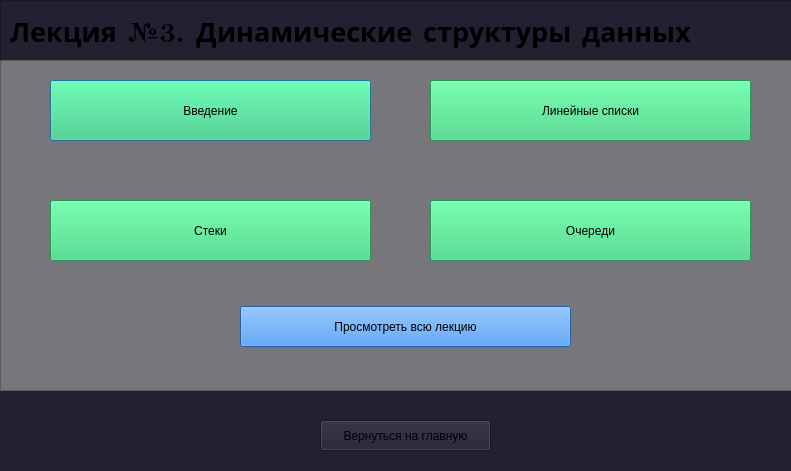
<?xml version="1.0" encoding="UTF-8"?>
<ui version="4.0">
 <class>test3</class>
 <widget class="QDialog" name="test3">
  <property name="geometry">
   <rect>
    <x>0</x>
    <y>0</y>
    <width>791</width>
    <height>471</height>
   </rect>
  </property>
  <property name="windowTitle">
   <string>Обучающая система</string>
  </property>
  <property name="styleSheet">
   <string notr="true">background-color: rgb(36, 31, 49);</string>
  </property>
  <widget class="QFrame" name="frame_3">
   <property name="geometry">
    <rect>
     <x>0</x>
     <y>0</y>
     <width>921</width>
     <height>391</height>
    </rect>
   </property>
   <property name="frameShape">
    <enum>QFrame::Shape::StyledPanel</enum>
   </property>
   <property name="frameShadow">
    <enum>QFrame::Shadow::Raised</enum>
   </property>
   <widget class="QFrame" name="frame_2">
    <property name="geometry">
     <rect>
      <x>0</x>
      <y>60</y>
      <width>931</width>
      <height>331</height>
     </rect>
    </property>
    <property name="autoFillBackground">
     <bool>false</bool>
    </property>
    <property name="styleSheet">
     <string notr="true">background-color: rgb(119, 118, 123);</string>
    </property>
    <property name="frameShape">
     <enum>QFrame::Shape::StyledPanel</enum>
    </property>
    <property name="frameShadow">
     <enum>QFrame::Shadow::Raised</enum>
    </property>
    <widget class="QPushButton" name="pushButton">
     <property name="geometry">
      <rect>
       <x>50</x>
       <y>20</y>
       <width>321</width>
       <height>61</height>
      </rect>
     </property>
     <property name="styleSheet">
      <string notr="true">background-color: rgb(51, 209, 122);
color: rgb(0, 0, 0);</string>
     </property>
     <property name="text">
      <string>Введение</string>
     </property>
    </widget>
    <widget class="QPushButton" name="pushButton_2">
     <property name="geometry">
      <rect>
       <x>50</x>
       <y>140</y>
       <width>321</width>
       <height>61</height>
      </rect>
     </property>
     <property name="styleSheet">
      <string notr="true">background-color: rgb(51, 209, 122);
color: rgb(0, 0, 0);</string>
     </property>
     <property name="text">
      <string>Стеки</string>
     </property>
    </widget>
    <widget class="QPushButton" name="pushButton_4">
     <property name="geometry">
      <rect>
       <x>240</x>
       <y>246</y>
       <width>331</width>
       <height>41</height>
      </rect>
     </property>
     <property name="styleSheet">
      <string notr="true">background-color: rgb(53, 132, 228);</string>
     </property>
     <property name="text">
      <string>Просмотреть всю лекцию</string>
     </property>
    </widget>
    <widget class="QPushButton" name="pushButton_6">
     <property name="geometry">
      <rect>
       <x>430</x>
       <y>20</y>
       <width>321</width>
       <height>61</height>
      </rect>
     </property>
     <property name="styleSheet">
      <string notr="true">background-color: rgb(51, 209, 122);
color: rgb(0, 0, 0);</string>
     </property>
     <property name="text">
      <string>Линейные списки</string>
     </property>
    </widget>
    <widget class="QPushButton" name="pushButton_3">
     <property name="geometry">
      <rect>
       <x>430</x>
       <y>140</y>
       <width>321</width>
       <height>61</height>
      </rect>
     </property>
     <property name="styleSheet">
      <string notr="true">background-color: rgb(51, 209, 122);
color: rgb(0, 0, 0);</string>
     </property>
     <property name="text">
      <string>Очереди</string>
     </property>
    </widget>
   </widget>
   <widget class="QLabel" name="label_2">
    <property name="geometry">
     <rect>
      <x>10</x>
      <y>10</y>
      <width>911</width>
      <height>41</height>
     </rect>
    </property>
    <property name="font">
     <font>
      <family>LM Roman 8</family>
      <pointsize>20</pointsize>
      <bold>true</bold>
     </font>
    </property>
    <property name="text">
     <string>Лекция №3. Динамические структуры данных</string>
    </property>
   </widget>
  </widget>
  <widget class="QPushButton" name="pushButton_5">
   <property name="geometry">
    <rect>
     <x>320</x>
     <y>420</y>
     <width>171</width>
     <height>31</height>
    </rect>
   </property>
   <property name="text">
    <string>Вернуться на главную</string>
   </property>
  </widget>
 </widget>
 <resources/>
 <connections/>
</ui>
